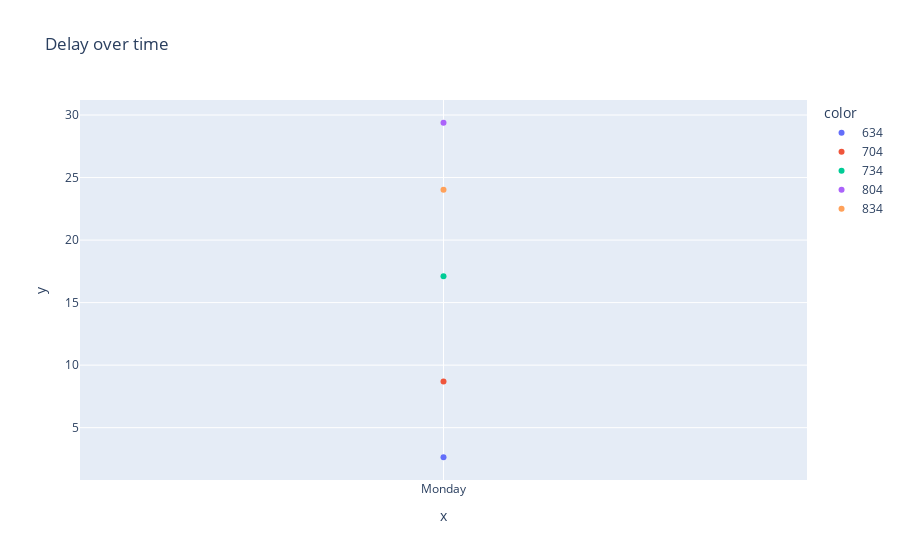

Here is the notebook cell this chart was saved with:
### Code cell
# Plot the "delay" column
px.scatter(
    df,
    x=df["aimed_arrival"].dt.day_name(),
    y=df["delay"].values.astype(float) / (60.0 * 1e9),
    color=(100 * df["aimed_arrival"].dt.hour + df["aimed_arrival"].dt.minute).astype(str),
    title='Delay over time'
)

### Figure 1 — Plotly figure (JSON) as saved in the notebook; plotly's stock layout.template omitted (floating-point values rounded to 4 significant figures)
{"data": [{"hovertemplate": "color=634<br>x=%{x}<br>y=%{y}<extra></extra>", "legendgroup": "634", "marker": {"color": "#636efa", "symbol": "circle"}, "mode": "markers", "name": "634", "orientation": "v", "showlegend": true, "type": "scatter", "x": ["Monday"], "xaxis": "x", "y": [2.633], "yaxis": "y"}, {"hovertemplate": "color=704<br>x=%{x}<br>y=%{y}<extra></extra>", "legendgroup": "704", "marker": {"color": "#EF553B", "symbol": "circle"}, "mode": "markers", "name": "704", "orientation": "v", "showlegend": true, "type": "scatter", "x": ["Monday"], "xaxis": "x", "y": [8.683], "yaxis": "y"}, {"hovertemplate": "color=734<br>x=%{x}<br>y=%{y}<extra></extra>", "legendgroup": "734", "marker": {"color": "#00cc96", "symbol": "circle"}, "mode": "markers", "name": "734", "orientation": "v", "showlegend": true, "type": "scatter", "x": ["Monday"], "xaxis": "x", "y": [17.1], "yaxis": "y"}, {"hovertemplate": "color=804<br>x=%{x}<br>y=%{y}<extra></extra>", "legendgroup": "804", "marker": {"color": "#ab63fa", "symbol": "circle"}, "mode": "markers", "name": "804", "orientation": "v", "showlegend": true, "type": "scatter", "x": ["Monday"], "xaxis": "x", "y": [29.38], "yaxis": "y"}, {"hovertemplate": "color=834<br>x=%{x}<br>y=%{y}<extra></extra>", "legendgroup": "834", "marker": {"color": "#FFA15A", "symbol": "circle"}, "mode": "markers", "name": "834", "orientation": "v", "showlegend": true, "type": "scatter", "x": ["Monday"], "xaxis": "x", "y": [24.02], "yaxis": "y"}], "layout": {"legend": {"title": {"text": "color"}, "tracegroupgap": 0}, "title": {"text": "Delay over time"}, "xaxis": {"anchor": "y", "domain": [0, 1], "title": {"text": "x"}}, "yaxis": {"anchor": "x", "domain": [0, 1], "title": {"text": "y"}}}}
